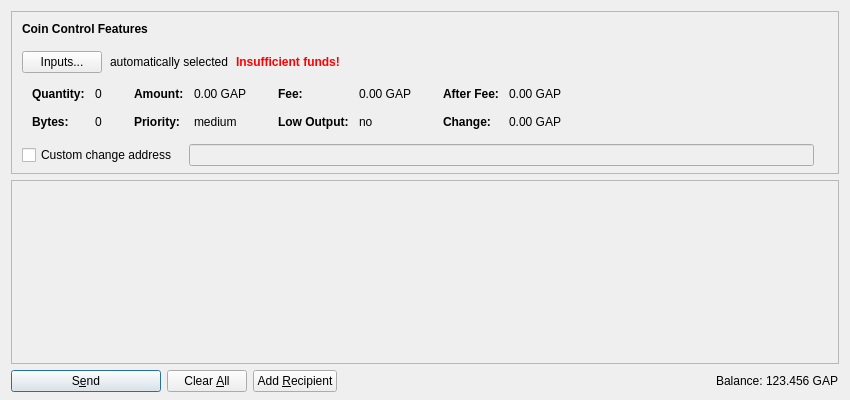
<?xml version="1.0" encoding="UTF-8"?>
<ui version="4.0">
 <class>SendCoinsDialog</class>
 <widget class="QDialog" name="SendCoinsDialog">
  <property name="geometry">
   <rect>
    <x>0</x>
    <y>0</y>
    <width>850</width>
    <height>400</height>
   </rect>
  </property>
  <property name="windowTitle">
   <string>Send Coins</string>
  </property>
  <layout class="QVBoxLayout" name="verticalLayout" stretch="0,1,0">
   <property name="bottomMargin">
    <number>8</number>
   </property>
   <item>
    <widget class="QFrame" name="frameCoinControl">
     <property name="sizePolicy">
      <sizepolicy hsizetype="Expanding" vsizetype="Expanding">
       <horstretch>0</horstretch>
       <verstretch>0</verstretch>
      </sizepolicy>
     </property>
     <property name="maximumSize">
      <size>
       <width>16777215</width>
       <height>16777215</height>
      </size>
     </property>
     <property name="frameShape">
      <enum>QFrame::StyledPanel</enum>
     </property>
     <property name="frameShadow">
      <enum>QFrame::Sunken</enum>
     </property>
     <layout class="QVBoxLayout" name="verticalLayoutCoinControl2">
      <property name="spacing">
       <number>0</number>
      </property>
      <property name="leftMargin">
       <number>0</number>
      </property>
      <property name="topMargin">
       <number>0</number>
      </property>
      <property name="rightMargin">
       <number>0</number>
      </property>
      <property name="bottomMargin">
       <number>6</number>
      </property>
      <item>
       <layout class="QVBoxLayout" name="verticalLayoutCoinControl" stretch="0,0,0,0,1">
        <property name="spacing">
         <number>0</number>
        </property>
        <property name="leftMargin">
         <number>10</number>
        </property>
        <property name="topMargin">
         <number>10</number>
        </property>
        <item>
         <layout class="QHBoxLayout" name="horizontalLayoutCoinControl1">
          <property name="bottomMargin">
           <number>15</number>
          </property>
          <item>
           <widget class="QLabel" name="labelCoinControlFeatures">
            <property name="sizePolicy">
             <sizepolicy hsizetype="Preferred" vsizetype="Maximum">
              <horstretch>0</horstretch>
              <verstretch>0</verstretch>
             </sizepolicy>
            </property>
            <property name="font">
             <font>
              <weight>75</weight>
              <bold>true</bold>
             </font>
            </property>
            <property name="styleSheet">
             <string notr="true">font-weight:bold;</string>
            </property>
            <property name="text">
             <string>Coin Control Features</string>
            </property>
           </widget>
          </item>
         </layout>
        </item>
        <item>
         <layout class="QHBoxLayout" name="horizontalLayoutCoinControl2" stretch="0,0,0,0">
          <property name="spacing">
           <number>8</number>
          </property>
          <property name="bottomMargin">
           <number>10</number>
          </property>
          <item>
           <widget class="QPushButton" name="pushButtonCoinControl">
            <property name="styleSheet">
             <string notr="true"/>
            </property>
            <property name="text">
             <string>Inputs...</string>
            </property>
           </widget>
          </item>
          <item>
           <widget class="QLabel" name="labelCoinControlAutomaticallySelected">
            <property name="text">
             <string>automatically selected</string>
            </property>
            <property name="margin">
             <number>5</number>
            </property>
           </widget>
          </item>
          <item>
           <widget class="QLabel" name="labelCoinControlInsuffFunds">
            <property name="font">
             <font>
              <weight>75</weight>
              <bold>true</bold>
             </font>
            </property>
            <property name="styleSheet">
             <string notr="true">color:red;font-weight:bold;</string>
            </property>
            <property name="text">
             <string>Insufficient funds!</string>
            </property>
            <property name="margin">
             <number>5</number>
            </property>
           </widget>
          </item>
          <item>
           <spacer name="horizontalSpacerCoinControl">
            <property name="orientation">
             <enum>Qt::Horizontal</enum>
            </property>
            <property name="sizeHint" stdset="0">
             <size>
              <width>40</width>
              <height>1</height>
             </size>
            </property>
           </spacer>
          </item>
         </layout>
        </item>
        <item>
         <widget class="QWidget" name="widgetCoinControl" native="true">
          <property name="sizePolicy">
           <sizepolicy hsizetype="Preferred" vsizetype="Preferred">
            <horstretch>0</horstretch>
            <verstretch>0</verstretch>
           </sizepolicy>
          </property>
          <property name="minimumSize">
           <size>
            <width>0</width>
            <height>0</height>
           </size>
          </property>
          <property name="styleSheet">
           <string notr="true"/>
          </property>
          <layout class="QHBoxLayout" name="horizontalLayoutCoinControl5">
           <property name="leftMargin">
            <number>0</number>
           </property>
           <property name="topMargin">
            <number>0</number>
           </property>
           <property name="rightMargin">
            <number>0</number>
           </property>
           <property name="bottomMargin">
            <number>0</number>
           </property>
           <item>
            <layout class="QHBoxLayout" name="horizontalLayoutCoinControl3" stretch="0,0,0,1">
             <property name="spacing">
              <number>20</number>
             </property>
             <property name="topMargin">
              <number>0</number>
             </property>
             <property name="bottomMargin">
              <number>10</number>
             </property>
             <item>
              <layout class="QFormLayout" name="formLayoutCoinControl1">
               <property name="horizontalSpacing">
                <number>10</number>
               </property>
               <property name="verticalSpacing">
                <number>14</number>
               </property>
               <property name="leftMargin">
                <number>10</number>
               </property>
               <property name="topMargin">
                <number>4</number>
               </property>
               <property name="rightMargin">
                <number>6</number>
               </property>
               <item row="0" column="0">
                <widget class="QLabel" name="labelCoinControlQuantityText">
                 <property name="font">
                  <font>
                   <weight>75</weight>
                   <bold>true</bold>
                  </font>
                 </property>
                 <property name="text">
                  <string>Quantity:</string>
                 </property>
                 <property name="margin">
                  <number>0</number>
                 </property>
                </widget>
               </item>
               <item row="0" column="1">
                <widget class="QLabel" name="labelCoinControlQuantity">
                 <property name="cursor">
                  <cursorShape>IBeamCursor</cursorShape>
                 </property>
                 <property name="contextMenuPolicy">
                  <enum>Qt::ActionsContextMenu</enum>
                 </property>
                 <property name="text">
                  <string notr="true">0</string>
                 </property>
                 <property name="margin">
                  <number>0</number>
                 </property>
                 <property name="textInteractionFlags">
                  <set>Qt::LinksAccessibleByMouse|Qt::TextSelectableByKeyboard|Qt::TextSelectableByMouse</set>
                 </property>
                </widget>
               </item>
               <item row="1" column="0">
                <widget class="QLabel" name="labelCoinControlBytesText">
                 <property name="font">
                  <font>
                   <weight>75</weight>
                   <bold>true</bold>
                  </font>
                 </property>
                 <property name="text">
                  <string>Bytes:</string>
                 </property>
                </widget>
               </item>
               <item row="1" column="1">
                <widget class="QLabel" name="labelCoinControlBytes">
                 <property name="cursor">
                  <cursorShape>IBeamCursor</cursorShape>
                 </property>
                 <property name="contextMenuPolicy">
                  <enum>Qt::ActionsContextMenu</enum>
                 </property>
                 <property name="text">
                  <string notr="true">0</string>
                 </property>
                 <property name="textInteractionFlags">
                  <set>Qt::LinksAccessibleByMouse|Qt::TextSelectableByKeyboard|Qt::TextSelectableByMouse</set>
                 </property>
                </widget>
               </item>
              </layout>
             </item>
             <item>
              <layout class="QFormLayout" name="formLayoutCoinControl2">
               <property name="horizontalSpacing">
                <number>10</number>
               </property>
               <property name="verticalSpacing">
                <number>14</number>
               </property>
               <property name="leftMargin">
                <number>6</number>
               </property>
               <property name="topMargin">
                <number>4</number>
               </property>
               <property name="rightMargin">
                <number>6</number>
               </property>
               <item row="0" column="0">
                <widget class="QLabel" name="labelCoinControlAmountText">
                 <property name="font">
                  <font>
                   <weight>75</weight>
                   <bold>true</bold>
                  </font>
                 </property>
                 <property name="text">
                  <string>Amount:</string>
                 </property>
                 <property name="margin">
                  <number>0</number>
                 </property>
                </widget>
               </item>
               <item row="0" column="1">
                <widget class="QLabel" name="labelCoinControlAmount">
                 <property name="cursor">
                  <cursorShape>IBeamCursor</cursorShape>
                 </property>
                 <property name="contextMenuPolicy">
                  <enum>Qt::ActionsContextMenu</enum>
                 </property>
                 <property name="text">
                  <string notr="true">0.00 GAP</string>
                 </property>
                 <property name="textInteractionFlags">
                  <set>Qt::LinksAccessibleByMouse|Qt::TextSelectableByKeyboard|Qt::TextSelectableByMouse</set>
                 </property>
                </widget>
               </item>
               <item row="1" column="0">
                <widget class="QLabel" name="labelCoinControlPriorityText">
                 <property name="font">
                  <font>
                   <weight>75</weight>
                   <bold>true</bold>
                  </font>
                 </property>
                 <property name="text">
                  <string>Priority:</string>
                 </property>
                </widget>
               </item>
               <item row="1" column="1">
                <widget class="QLabel" name="labelCoinControlPriority">
                 <property name="cursor">
                  <cursorShape>IBeamCursor</cursorShape>
                 </property>
                 <property name="contextMenuPolicy">
                  <enum>Qt::ActionsContextMenu</enum>
                 </property>
                 <property name="text">
                  <string notr="true">medium</string>
                 </property>
                 <property name="textInteractionFlags">
                  <set>Qt::LinksAccessibleByMouse|Qt::TextSelectableByKeyboard|Qt::TextSelectableByMouse</set>
                 </property>
                </widget>
               </item>
              </layout>
             </item>
             <item>
              <layout class="QFormLayout" name="formLayoutCoinControl3">
               <property name="horizontalSpacing">
                <number>10</number>
               </property>
               <property name="verticalSpacing">
                <number>14</number>
               </property>
               <property name="leftMargin">
                <number>6</number>
               </property>
               <property name="topMargin">
                <number>4</number>
               </property>
               <property name="rightMargin">
                <number>6</number>
               </property>
               <item row="0" column="0">
                <widget class="QLabel" name="labelCoinControlFeeText">
                 <property name="font">
                  <font>
                   <weight>75</weight>
                   <bold>true</bold>
                  </font>
                 </property>
                 <property name="text">
                  <string>Fee:</string>
                 </property>
                 <property name="margin">
                  <number>0</number>
                 </property>
                </widget>
               </item>
               <item row="0" column="1">
                <widget class="QLabel" name="labelCoinControlFee">
                 <property name="cursor">
                  <cursorShape>IBeamCursor</cursorShape>
                 </property>
                 <property name="contextMenuPolicy">
                  <enum>Qt::ActionsContextMenu</enum>
                 </property>
                 <property name="text">
                  <string notr="true">0.00 GAP</string>
                 </property>
                 <property name="textInteractionFlags">
                  <set>Qt::LinksAccessibleByMouse|Qt::TextSelectableByKeyboard|Qt::TextSelectableByMouse</set>
                 </property>
                </widget>
               </item>
               <item row="1" column="0">
                <widget class="QLabel" name="labelCoinControlLowOutputText">
                 <property name="font">
                  <font>
                   <weight>75</weight>
                   <bold>true</bold>
                  </font>
                 </property>
                 <property name="text">
                  <string>Low Output:</string>
                 </property>
                </widget>
               </item>
               <item row="1" column="1">
                <widget class="QLabel" name="labelCoinControlLowOutput">
                 <property name="cursor">
                  <cursorShape>IBeamCursor</cursorShape>
                 </property>
                 <property name="contextMenuPolicy">
                  <enum>Qt::ActionsContextMenu</enum>
                 </property>
                 <property name="text">
                  <string notr="true">no</string>
                 </property>
                 <property name="textInteractionFlags">
                  <set>Qt::LinksAccessibleByMouse|Qt::TextSelectableByKeyboard|Qt::TextSelectableByMouse</set>
                 </property>
                </widget>
               </item>
              </layout>
             </item>
             <item>
              <layout class="QFormLayout" name="formLayoutCoinControl4">
               <property name="horizontalSpacing">
                <number>10</number>
               </property>
               <property name="verticalSpacing">
                <number>14</number>
               </property>
               <property name="leftMargin">
                <number>6</number>
               </property>
               <property name="topMargin">
                <number>4</number>
               </property>
               <property name="rightMargin">
                <number>6</number>
               </property>
               <item row="0" column="0">
                <widget class="QLabel" name="labelCoinControlAfterFeeText">
                 <property name="font">
                  <font>
                   <weight>75</weight>
                   <bold>true</bold>
                  </font>
                 </property>
                 <property name="text">
                  <string>After Fee:</string>
                 </property>
                 <property name="margin">
                  <number>0</number>
                 </property>
                </widget>
               </item>
               <item row="0" column="1">
                <widget class="QLabel" name="labelCoinControlAfterFee">
                 <property name="cursor">
                  <cursorShape>IBeamCursor</cursorShape>
                 </property>
                 <property name="contextMenuPolicy">
                  <enum>Qt::ActionsContextMenu</enum>
                 </property>
                 <property name="text">
                  <string notr="true">0.00 GAP</string>
                 </property>
                 <property name="textInteractionFlags">
                  <set>Qt::LinksAccessibleByMouse|Qt::TextSelectableByKeyboard|Qt::TextSelectableByMouse</set>
                 </property>
                </widget>
               </item>
               <item row="1" column="0">
                <widget class="QLabel" name="labelCoinControlChangeText">
                 <property name="font">
                  <font>
                   <weight>75</weight>
                   <bold>true</bold>
                  </font>
                 </property>
                 <property name="text">
                  <string>Change:</string>
                 </property>
                </widget>
               </item>
               <item row="1" column="1">
                <widget class="QLabel" name="labelCoinControlChange">
                 <property name="cursor">
                  <cursorShape>IBeamCursor</cursorShape>
                 </property>
                 <property name="contextMenuPolicy">
                  <enum>Qt::ActionsContextMenu</enum>
                 </property>
                 <property name="text">
                  <string notr="true">0.00 GAP</string>
                 </property>
                 <property name="textInteractionFlags">
                  <set>Qt::LinksAccessibleByMouse|Qt::TextSelectableByKeyboard|Qt::TextSelectableByMouse</set>
                 </property>
                </widget>
               </item>
              </layout>
             </item>
            </layout>
           </item>
          </layout>
         </widget>
        </item>
        <item>
         <layout class="QHBoxLayout" name="horizontalLayoutCoinControl4" stretch="0,0,0">
          <property name="spacing">
           <number>12</number>
          </property>
          <property name="sizeConstraint">
           <enum>QLayout::SetDefaultConstraint</enum>
          </property>
          <property name="topMargin">
           <number>5</number>
          </property>
          <property name="rightMargin">
           <number>5</number>
          </property>
          <item>
           <widget class="QCheckBox" name="checkBoxCoinControlChange">
            <property name="toolTip">
             <string>If this is activated, but the change address is empty or invalid, change will be sent to a newly generated address.</string>
            </property>
            <property name="text">
             <string>Custom change address</string>
            </property>
           </widget>
          </item>
          <item>
           <widget class="QValidatedLineEdit" name="lineEditCoinControlChange">
            <property name="enabled">
             <bool>false</bool>
            </property>
            <property name="sizePolicy">
             <sizepolicy hsizetype="Expanding" vsizetype="Fixed">
              <horstretch>0</horstretch>
              <verstretch>0</verstretch>
             </sizepolicy>
            </property>
           </widget>
          </item>
          <item>
           <widget class="QLabel" name="labelCoinControlChangeLabel">
            <property name="sizePolicy">
             <sizepolicy hsizetype="Preferred" vsizetype="Expanding">
              <horstretch>0</horstretch>
              <verstretch>0</verstretch>
             </sizepolicy>
            </property>
            <property name="minimumSize">
             <size>
              <width>0</width>
              <height>0</height>
             </size>
            </property>
            <property name="text">
             <string/>
            </property>
            <property name="margin">
             <number>3</number>
            </property>
           </widget>
          </item>
         </layout>
        </item>
        <item>
         <spacer name="verticalSpacerCoinControl">
          <property name="orientation">
           <enum>Qt::Vertical</enum>
          </property>
          <property name="sizeHint" stdset="0">
           <size>
            <width>800</width>
            <height>1</height>
           </size>
          </property>
         </spacer>
        </item>
       </layout>
      </item>
     </layout>
    </widget>
   </item>
   <item>
    <widget class="QScrollArea" name="scrollArea">
     <property name="widgetResizable">
      <bool>true</bool>
     </property>
     <widget class="QWidget" name="scrollAreaWidgetContents">
      <property name="geometry">
       <rect>
        <x>0</x>
        <y>0</y>
        <width>830</width>
        <height>178</height>
       </rect>
      </property>
      <layout class="QVBoxLayout" name="verticalLayout_2" stretch="0,1">
       <property name="leftMargin">
        <number>0</number>
       </property>
       <property name="topMargin">
        <number>0</number>
       </property>
       <property name="rightMargin">
        <number>0</number>
       </property>
       <property name="bottomMargin">
        <number>0</number>
       </property>
       <item>
        <layout class="QVBoxLayout" name="entries">
         <property name="spacing">
          <number>6</number>
         </property>
        </layout>
       </item>
       <item>
        <spacer name="verticalSpacer">
         <property name="orientation">
          <enum>Qt::Vertical</enum>
         </property>
         <property name="sizeHint" stdset="0">
          <size>
           <width>20</width>
           <height>40</height>
          </size>
         </property>
        </spacer>
       </item>
      </layout>
     </widget>
    </widget>
   </item>
   <item>
    <layout class="QHBoxLayout" name="horizontalLayout">
     <item>
      <widget class="QPushButton" name="sendButton">
       <property name="minimumSize">
        <size>
         <width>150</width>
         <height>0</height>
        </size>
       </property>
       <property name="toolTip">
        <string>Confirm the send action</string>
       </property>
       <property name="text">
        <string>S&amp;end</string>
       </property>
       <property name="icon">
        <iconset resource="../bitcoin.qrc">
         <normaloff>:/icons/send</normaloff>:/icons/send</iconset>
       </property>
       <property name="default">
        <bool>true</bool>
       </property>
      </widget>
     </item>
     <item>
      <widget class="QPushButton" name="clearButton">
       <property name="sizePolicy">
        <sizepolicy hsizetype="Minimum" vsizetype="Fixed">
         <horstretch>0</horstretch>
         <verstretch>0</verstretch>
        </sizepolicy>
       </property>
       <property name="toolTip">
        <string>Clear all fields of the form.</string>
       </property>
       <property name="text">
        <string>Clear &amp;All</string>
       </property>
       <property name="icon">
        <iconset resource="../bitcoin.qrc">
         <normaloff>:/icons/remove</normaloff>:/icons/remove</iconset>
       </property>
       <property name="autoRepeatDelay">
        <number>300</number>
       </property>
       <property name="autoDefault">
        <bool>false</bool>
       </property>
      </widget>
     </item>
     <item>
      <widget class="QPushButton" name="addButton">
       <property name="toolTip">
        <string>Send to multiple recipients at once</string>
       </property>
       <property name="text">
        <string>Add &amp;Recipient</string>
       </property>
       <property name="icon">
        <iconset resource="../bitcoin.qrc">
         <normaloff>:/icons/add</normaloff>:/icons/add</iconset>
       </property>
       <property name="autoDefault">
        <bool>false</bool>
       </property>
      </widget>
     </item>
     <item>
      <spacer name="horizontalSpacer">
       <property name="orientation">
        <enum>Qt::Horizontal</enum>
       </property>
       <property name="sizeHint" stdset="0">
        <size>
         <width>40</width>
         <height>20</height>
        </size>
       </property>
      </spacer>
     </item>
     <item>
      <layout class="QHBoxLayout" name="horizontalLayout_2">
       <property name="spacing">
        <number>3</number>
       </property>
       <item>
        <widget class="QLabel" name="label">
         <property name="sizePolicy">
          <sizepolicy hsizetype="Preferred" vsizetype="Fixed">
           <horstretch>0</horstretch>
           <verstretch>0</verstretch>
          </sizepolicy>
         </property>
         <property name="text">
          <string>Balance:</string>
         </property>
        </widget>
       </item>
       <item>
        <widget class="QLabel" name="labelBalance">
         <property name="sizePolicy">
          <sizepolicy hsizetype="Preferred" vsizetype="Fixed">
           <horstretch>0</horstretch>
           <verstretch>0</verstretch>
          </sizepolicy>
         </property>
         <property name="cursor">
          <cursorShape>IBeamCursor</cursorShape>
         </property>
         <property name="text">
          <string notr="true">123.456 GAP</string>
         </property>
         <property name="textInteractionFlags">
          <set>Qt::LinksAccessibleByMouse|Qt::TextSelectableByKeyboard|Qt::TextSelectableByMouse</set>
         </property>
        </widget>
       </item>
      </layout>
     </item>
    </layout>
   </item>
  </layout>
 </widget>
 <customwidgets>
  <customwidget>
   <class>QValidatedLineEdit</class>
   <extends>QLineEdit</extends>
   <header>qvalidatedlineedit.h</header>
  </customwidget>
 </customwidgets>
 <resources>
  <include location="../bitcoin.qrc"/>
 </resources>
 <connections/>
</ui>
